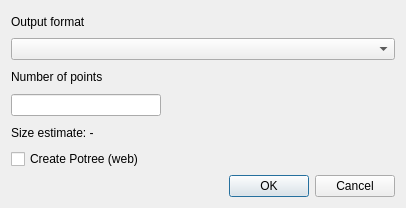
<?xml version="1.0" encoding="UTF-8"?>
<ui version="4.0">
 <class>Dialog</class>
 <widget class="QDialog" name="Dialog">
  <property name="geometry">
   <rect>
    <x>0</x>
    <y>0</y>
    <width>406</width>
    <height>208</height>
   </rect>
  </property>
  <property name="windowTitle">
   <string>Dialog</string>
  </property>
  <layout class="QVBoxLayout" name="verticalLayout_2">
   <item>
    <layout class="QVBoxLayout" name="verticalLayout">
     <item>
      <widget class="QLabel" name="label">
       <property name="text">
        <string>Output format</string>
       </property>
      </widget>
     </item>
     <item>
      <widget class="QComboBox" name="comboBox"/>
     </item>
     <item>
      <widget class="QLabel" name="label_2">
       <property name="text">
        <string>Number of points</string>
       </property>
      </widget>
     </item>
     <item>
      <widget class="QLineEdit" name="lineEdit">
       <property name="maximumSize">
        <size>
         <width>150</width>
         <height>16777215</height>
        </size>
       </property>
      </widget>
     </item>
     <item>
      <widget class="QLabel" name="label_3">
       <property name="text">
        <string>Size estimate: -</string>
       </property>
      </widget>
     </item>
     <item>
      <widget class="QCheckBox" name="checkBox">
       <property name="text">
        <string>Create Potree (web)</string>
       </property>
      </widget>
     </item>
    </layout>
   </item>
   <item>
    <widget class="QDialogButtonBox" name="buttonBox">
     <property name="orientation">
      <enum>Qt::Horizontal</enum>
     </property>
     <property name="standardButtons">
      <set>QDialogButtonBox::Cancel|QDialogButtonBox::Ok</set>
     </property>
    </widget>
   </item>
  </layout>
 </widget>
 <resources/>
 <connections>
  <connection>
   <sender>buttonBox</sender>
   <signal>accepted()</signal>
   <receiver>Dialog</receiver>
   <slot>accept()</slot>
   <hints>
    <hint type="sourcelabel">
     <x>248</x>
     <y>254</y>
    </hint>
    <hint type="destinationlabel">
     <x>157</x>
     <y>274</y>
    </hint>
   </hints>
  </connection>
  <connection>
   <sender>buttonBox</sender>
   <signal>rejected()</signal>
   <receiver>Dialog</receiver>
   <slot>reject()</slot>
   <hints>
    <hint type="sourcelabel">
     <x>316</x>
     <y>260</y>
    </hint>
    <hint type="destinationlabel">
     <x>286</x>
     <y>274</y>
    </hint>
   </hints>
  </connection>
 </connections>
</ui>
